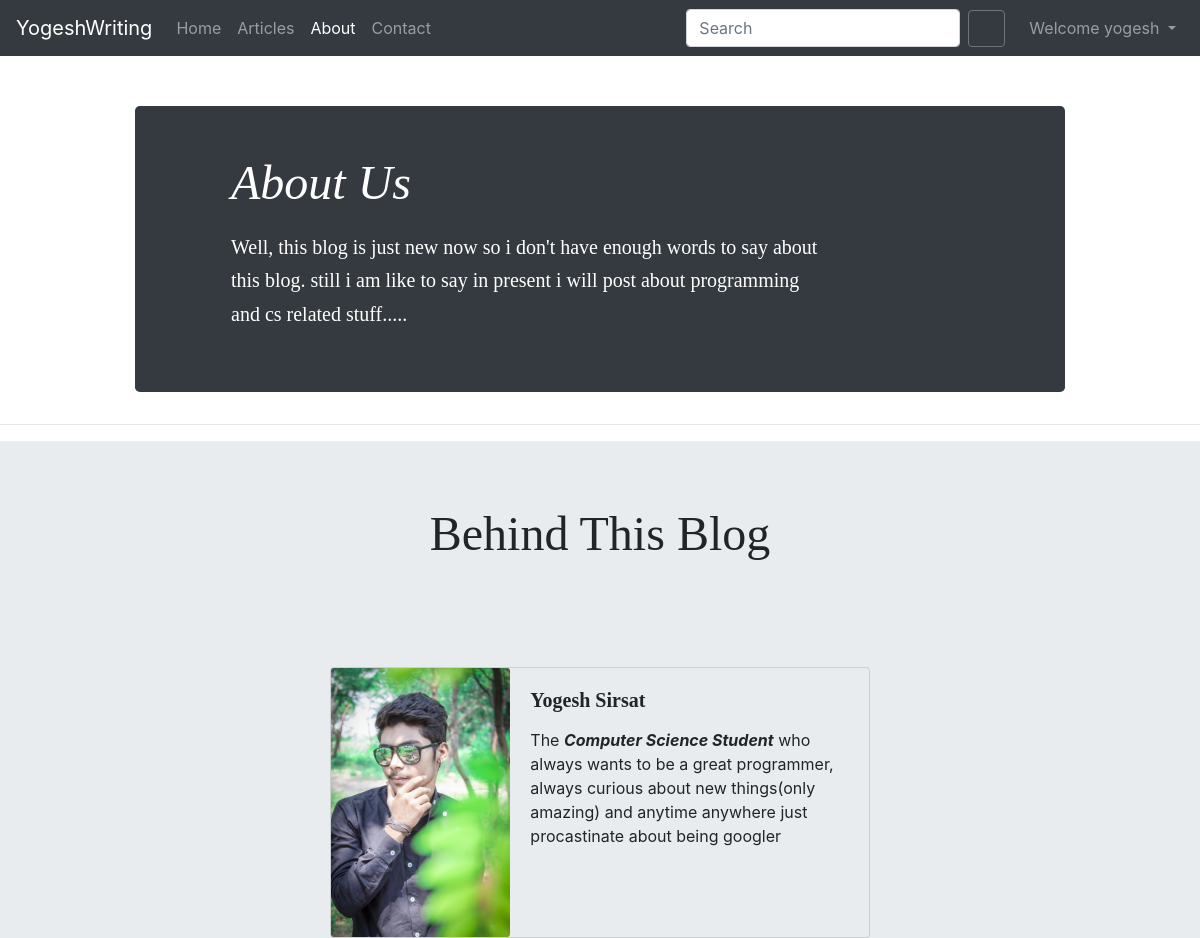
Screenshot of /about (signed in) with the database file from the repository.
### Dope_blog/models.py (models this page shows, shortened)
class About(models.Model):
    about_text = RichTextUploadingField(max_length=5000, null=True)
    about_me = RichTextUploadingField(max_length=500, null=True , config_name='simple')
    my_pic = models.ImageField(upload_to='blog/aboutme/', default='avatar.png', null=True, blank=True)

### Dope_blog/views.py (the view)
# urls.py: path('about', views.about, name='about'),
def about(request):
    about = About.objects.get(id=1)
    return render(request, 'Dope_blog/about.html',{'about':about})

### templates/Dope_blog/about.html (shortened to what this page needs)
{% extends 'Dope_blog/base.html' %}
{% load static %}
{% block stylesheet %}
<link href="{% static 'Dope_blog/css/post.css' %}" rel="stylesheet">
{% endblock %}
{% block aboutactive %} active {% endblock aboutactive %}
{% block body %}
<div class="container">
<div class="jumbotron p-4 p-md-5 text-white bg-dark" style="margin-top: 50px;">
    <div class="col-md-10 px-5">
      <h1 class="display-4 font-italic">About Us</h1>
      <p class="lead my-3">{{about.about_text|safe}}</p>
    </div>
  </div>
</div>
<hr class="mt-4">
<div style="background-color:#e9ecef;">
  	<div class="jumbotron jumbotron-fluid" style="text-align: center;">
  <div class="container">
    <h1 class="display-4" >Behind This Blog</h1>
  </div>
</div>
  <div class="card mx-auto" style="background-color:#e9ecef;max-width: 540px;">
  <div class="row no-gutters">
    <div class="col-md-4">
      <img src="media/{{about.my_pic}}" class="card-img" alt="...">
    </div>
    <div class="col-md-8" >
      <div class="card-body">
        <h5 class="card-title"><strong>Yogesh Sirsat</strong></h5>
        <p class="card-text">{{about.about_me|safe}}</p>
      </div>
    </div>
  </div>
</div>
</div>
{% endblock body %}

### templates/Dope_blog/base.html (shortened to what this page needs)
{% load static %}
{% load social_share %}
{% load form_tags widget_tweaks %}
{% load widget_tweaks %}
{% load crispy_forms_tags %}
<!doctype html>
<html lang="en">
<head>
</head>
<link rel="stylesheet" href="{% static '/Dope_blog/css/bootstrap.min.css' %}">
<link href="{% static '/Dope_blog/css/formvalidation.css' %}" rel="stylesheet">
{% block stylesheet %}{% endblock %}
<nav class="navbar navbar-expand-md navbar-dark {% block navbarclass %}{% endblock %} bg-dark">
    <a class="navbar-brand" href="/">YogeshWriting</a>
    <div class="collapse navbar-collapse" id="navbarCollapse">
        <ul class="navbar-nav mr-auto">
            <li class="nav-item {% block homeactive %} {% endblock homeactive %}">
                <a class="nav-link" href="/">Home</a>
            </li>
            <li class="nav-item {% block articleactive %} {% endblock articleactive %}">
                <a class="nav-link" href="/articles/all">Articles</a>
            </li>
            <li class="nav-item {% block aboutactive %} {% endblock aboutactive %}">
                <a class="nav-link" href="/about">About</a>
            </li>
            <li class="nav-item {% block contactactive %} {% endblock contactactive %}">
                <a class="nav-link" href="/contact">Contact</a>
            </li>
        </ul>
        <form method="get" action="/search" class="form-inline mt-2 mt-md-0 mr-3">{% csrf_token %}
            <input class="form-control mr-sm-2" type="text" name="query" placeholder="Search" aria-label="Search" required>
            <button type="submit" class="btn btn-outline-secondary" style="height:37px;width:37px"></button>
        </form>
        {% if user.is_authenticated %}
        <div class="btn-group">
             <ul class="navbar-nav">
            <li class="nav-item {% block accountactive %} {% endblock accountactive %}">
            <a  class="nav-link dropdown-toggle" data-toggle="dropdown" aria-haspopup="true" aria-expanded="false" >
                Welcome {{request.user}}
            </a>
             </li>
              </ul>
        </div>
        {% endif %}
    </div>
</nav>
{% block body %}{% endblock body %}
</html>

### static/Dope_blog/css/formvalidation.css (style rules this page uses)
.container { max-width: 960px; }

### static/Dope_blog/css/post.css (style rules this page uses)
h1, h2, h3, h4, h5, h6 { font-family: "Playfair Display", Georgia, "Times New Roman", serif; }
.display-4 { font-size: 2.5rem; }
@media (min-width: 768px) { .display-4 { font-size: 3rem; } }

### rows the page displays
About: about_text "Well, this blog is just new now so i don't have enough words to say about this blog. still i am like to say in present i will post about programming and cs related stuff.....", my_pic (picture), about_me "The Computer Science Student who always wants to be a great programmer, always curious about new things(only amazing) and anytime anywhere just procastinate about being googler"

### other values shown
{{ request.user }} "yogesh"
